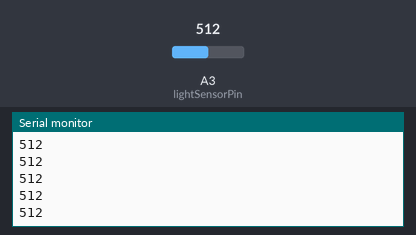
The sketch below on a simulated Arduino Uno, built with avr-gcc and run on an emulated ATmega328P. On the bench: the last lines printed to the serial monitor. Inputs (shaded band) come from the test bench; at power-on: A3 (lightSensorPin) = 512.

Above: at 1.2 s.
1.3 s: A3 (lightSensorPin) set to 716
At 2.1 s:
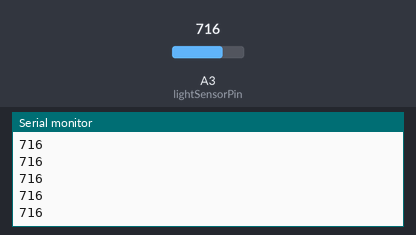
2.8 s: A3 (lightSensorPin) set to 900
At 3.7 s:
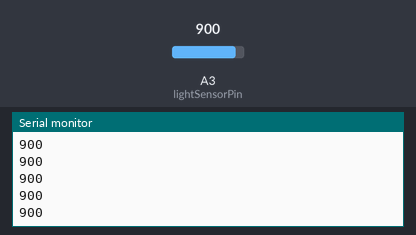
Timing chart, 0 to 5.8 s (numbered marks = the images above; inputs shaded):
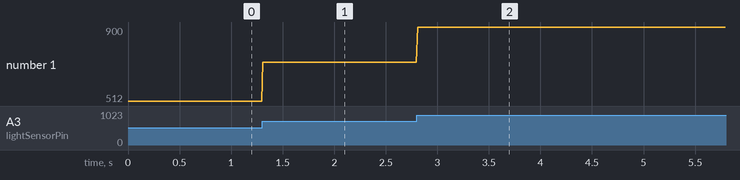

The sketch:

lightSensor.ino
```cpp
/*Demo of Arduino Sensor Kit Light
* Sensor
* Kuan-Ju Wu 07/22/2021
*/

//const means this variable can not be changed
const int lightSensorPin = A3;

void setup() {
  // put your setup code here, to run once:
  Serial.begin(9600);
}

void loop() {
  // put your main code here, to run repeatedly:
  int brightness = analogRead(lightSensorPin);
  Serial.println(brightness);
  delay(10);
}
```

Measured:
- after the input at 1.3 s, the serial monitor: prints a new line at once (image 1)
- after the input at 2.8 s, the serial monitor: prints a new line at once (image 2)
- plotted number 1: 512 → 716 after the input at 1.3 s, 716 → 900 after the input at 2.8 s
